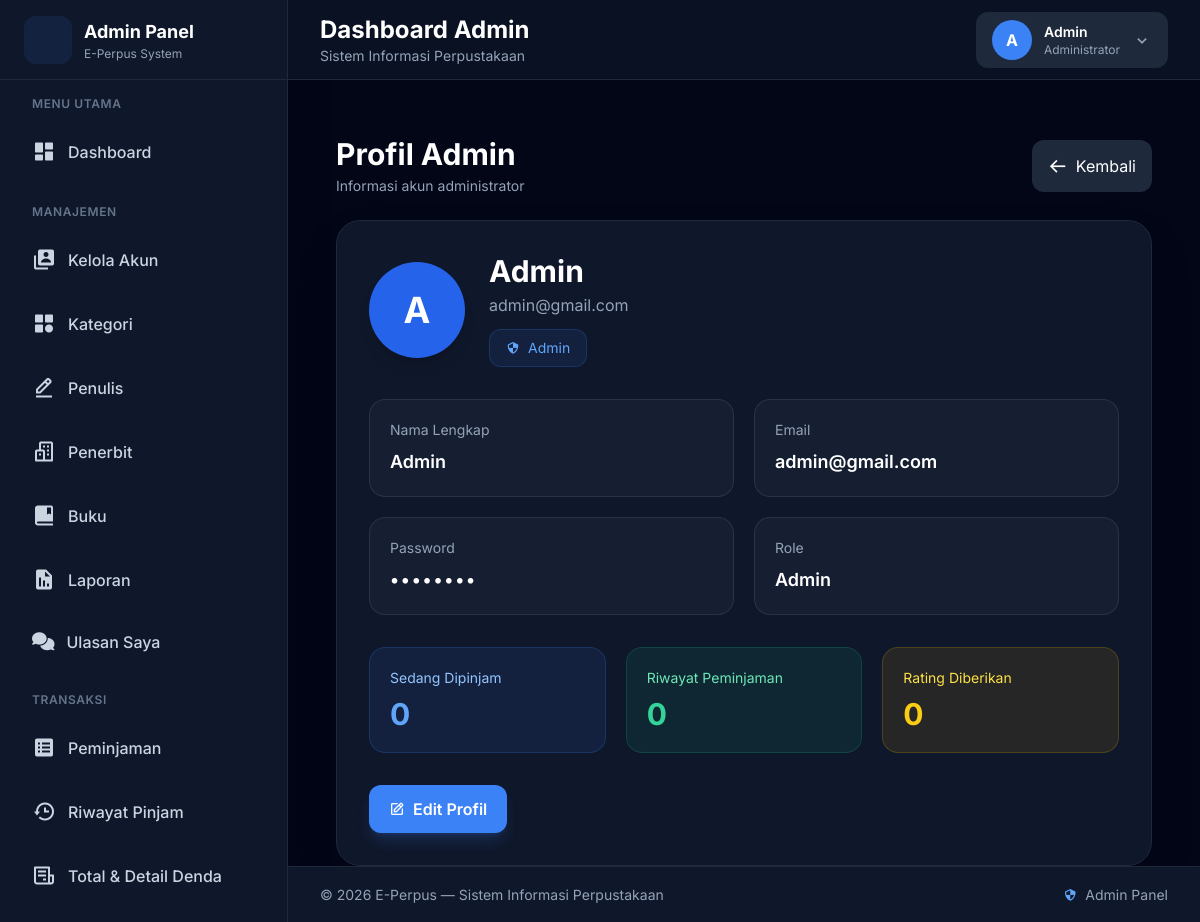
Page /admin/layout/profil/index.php (signed in) on the committed database.
### tables this page shows
CREATE TABLE `user` (
  `id_user` int(11) NOT NULL,
  `nama` varchar(100) DEFAULT NULL,
  `email` varchar(100) DEFAULT NULL,
  `password` text DEFAULT NULL,
  `role` enum('admin','petugas','user') NOT NULL DEFAULT 'user',
  `no_hp` varchar(20) DEFAULT NULL
);

### admin/layout/profil/index.php (the view, shortened to what this page needs)
<?php
include __DIR__ . "/../../../config/koneksi.php";
include __DIR__ . "/../header.php";
$id_user = mysqli_real_escape_string($conn, $_SESSION['id_user']);
$query = mysqli_query($conn, "
    SELECT *
    FROM user
    WHERE id_user = '$id_user'
    LIMIT 1
");
$total_dipinjam = mysqli_num_rows(mysqli_query($conn, "
    SELECT id_pinjam
    FROM peminjaman
    WHERE id_user = '$id_user'
    AND status = 'dipinjam'
"));
$total_riwayat = mysqli_num_rows(mysqli_query($conn, "
    SELECT id_pinjam
    FROM peminjaman
    WHERE id_user = '$id_user'
    AND (
        status IN ('selesai', 'kembali')
        OR tanggal_dikembalikan IS NOT NULL
    )
"));
$total_rating = mysqli_num_rows(mysqli_query($conn, "
    SELECT id_ulasan
    FROM ulasan
    WHERE id_user = '$id_user'
"));
$user = mysqli_fetch_assoc($query);
?>
<div class="max-w-4xl mx-auto px-4 py-6">
    <div class="flex items-center justify-between mb-6">
        <div>
            <h1 class="text-3xl font-bold text-white">Profil Admin</h1>
            <p class="text-slate-400 text-sm mt-1">Informasi akun administrator</p>
        </div>
        <a href="../../dashboard/index.php" class="bg-slate-800 hover:bg-slate-700 transition px-4 py-3 rounded-xl flex items-center gap-2 text-white">
            <i class='bx bx-arrow-back text-xl'></i>
            <span>Kembali</span>
        </a>
    </div>
    <div class="bg-slate-900 border border-slate-800 rounded-3xl p-6 md:p-8 shadow-2xl">
        <div class="flex flex-col md:flex-row md:items-center gap-6 mb-8">
            <div class="w-24 h-24 rounded-full bg-blue-600 flex items-center justify-center text-4xl font-bold shadow-lg text-white select-none">
                <?= strtoupper(substr($user['nama'] ?? 'A', 0, 1)); ?>
            </div>
            <div>
                <h2 class="text-3xl font-bold text-white">
                    <?= htmlspecialchars($user['nama'] ?? '-'); ?>
                </h2>
                <p class="text-slate-400 mt-1">
                    <?= htmlspecialchars($user['email'] ?? '-'); ?>
                </p>
                <div class="mt-3 inline-flex items-center gap-2 bg-blue-500/10 text-blue-400 px-4 py-2 rounded-xl text-sm border border-blue-500/20">
                    <i class='bx bx-shield-quarter'></i>
                    <?= ucfirst($user['role'] ?? 'Admin'); ?>
                </div>
            </div>
        </div>
        <div class="grid md:grid-cols-2 gap-5 mb-8">
            <div class="bg-slate-800/50 rounded-2xl p-5 border border-slate-700/60">
                <p class="text-slate-400 text-sm mb-2">Nama Lengkap</p>
                <h3 class="text-lg font-semibold text-white">
                    <?= htmlspecialchars($user['nama'] ?? '-'); ?>
                </h3>
            </div>
            <div class="bg-slate-800/50 rounded-2xl p-5 border border-slate-700/60">
                <p class="text-slate-400 text-sm mb-2">Email</p>
                <h3 class="text-lg font-semibold text-white break-all">
                    <?= htmlspecialchars($user['email'] ?? '-'); ?>
                </h3>
            </div>
            <div class="bg-slate-800/50 rounded-2xl p-5 border border-slate-700/60">
                <p class="text-slate-400 text-sm mb-2">Password</p>
                <h3 class="text-lg font-semibold text-white tracking-widest">
                    ••••••••
                </h3>
            </div>
            <div class="bg-slate-800/50 rounded-2xl p-5 border border-slate-700/60">
                <p class="text-slate-400 text-sm mb-2">Role</p>
                <h3 class="text-lg font-semibold text-white">
                    <?= ucfirst($user['role'] ?? 'Admin'); ?>
                </h3>
            </div>
        </div>
        <div class="grid sm:grid-cols-3 gap-5 mb-8">
            <div class="bg-blue-500/10 border border-blue-500/20 rounded-2xl p-5 transition hover:border-blue-500/40">
                <p class="text-blue-300 text-sm mb-2">Sedang Dipinjam</p>
                <h2 class="text-3xl font-bold text-blue-400">
                    <?= $total_dipinjam; ?>
                </h2>
            </div>
            <div class="bg-emerald-500/10 border border-emerald-500/20 rounded-2xl p-5 transition hover:border-emerald-500/40">
                <p class="text-emerald-300 text-sm mb-2">Riwayat Peminjaman</p>
                <h2 class="text-3xl font-bold text-emerald-400">
                    <?= $total_riwayat; ?>
                </h2>
            </div>
            <div class="bg-yellow-500/10 border border-yellow-500/20 rounded-2xl p-5 transition hover:border-yellow-500/40">
                <p class="text-yellow-300 text-sm mb-2">Rating Diberikan</p>
                <h2 class="text-3xl font-bold text-yellow-400">
                    <?= $total_rating; ?>
                </h2>
            </div>
        </div>
        <div class="flex">
            <a href="edit.php" class="inline-flex items-center gap-2 bg-blue-500 hover:bg-blue-600 transition px-5 py-3 rounded-xl text-white font-semibold shadow-lg shadow-blue-500/20">
                <i class='bx bx-edit'></i>
                Edit Profil
            </a>
        </div>
    </div>
</div>
<?php include __DIR__ . "/../footer.php"; ?>

### admin/layout/header.php (style rules this page uses)
body { font-family: 'Inter', sans-serif; }

### rows in the picture
user: nama "A", nama "Admin", email "admin@gmail.com", role "Admin"

### other values in the picture
substr($_SESSION['nama'], 0, 1) "A"
$_SESSION['nama'] "Admin"
$total_dipinjam "0"
$total_riwayat "0"
$total_rating "0"
